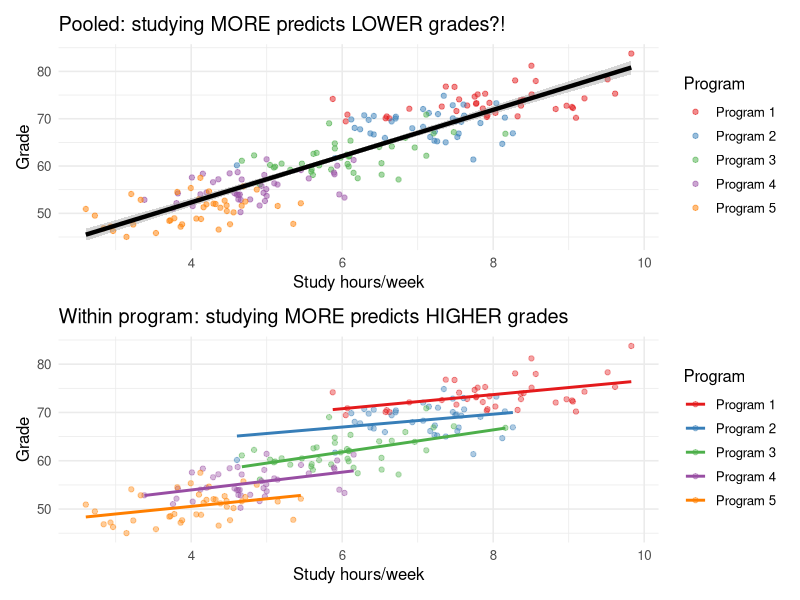
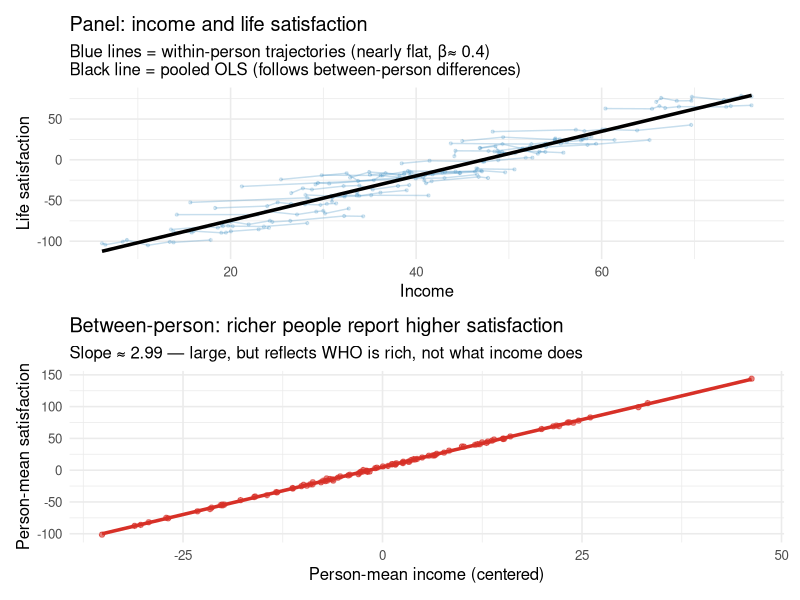
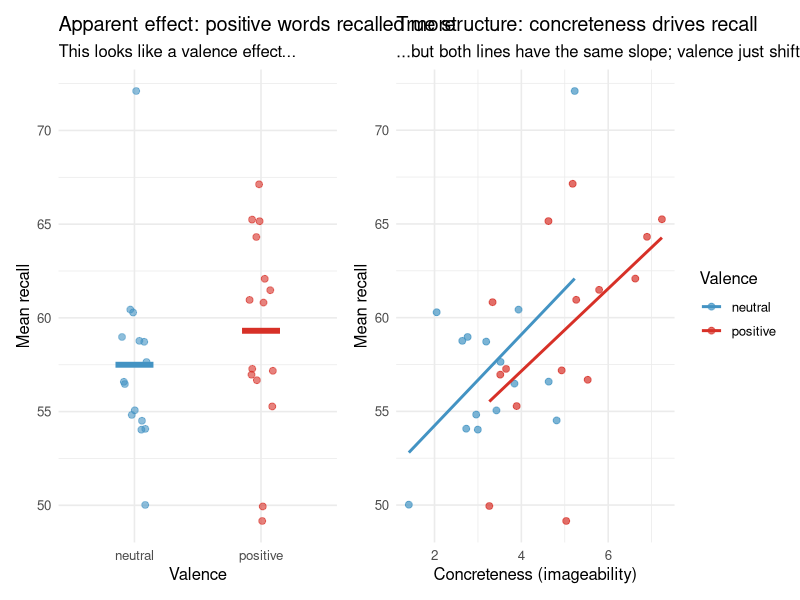
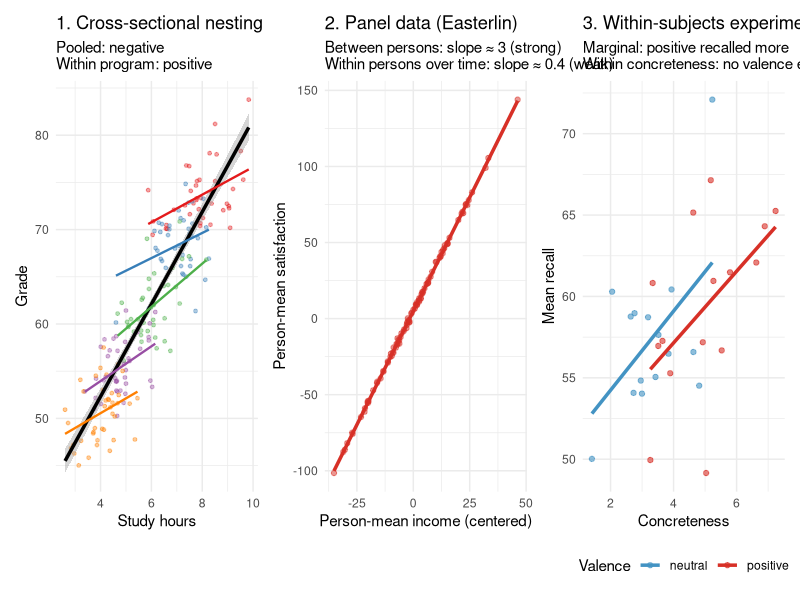

Reproduce these figures in R, in order.
## ---- chunk 1
library(tidyverse)
library(lme4)
library(ggplot2)
library(patchwork)
set.seed(42)
## ---- chunk 2
n_students  <- 200
n_programs  <- 5

program_difficulty <- c(2, 4, 6, 8, 10)   # harder programs lower average grades
program_study_avg  <- c(8, 7, 6, 5, 4)    # harder programs, students study more

students <- tibble(
  student  = 1:n_students,
  program  = rep(1:n_programs, each = n_students / n_programs),
  study    = program_study_avg[program] + rnorm(n_students, 0, 0.8),
  grade    = 80 - 3 * program_difficulty[program] +
             2 * (study - program_study_avg[program]) +
             rnorm(n_students, 0, 3),
  program_label = factor(program, labels = paste("Program", 1:n_programs))
)
## ---- chunk 3
p_pooled <- ggplot(students, aes(x = study, y = grade)) +
  geom_point(aes(color = program_label), alpha = 0.5) +
  geom_smooth(method = "lm", color = "black", linewidth = 1.5) +
  scale_color_brewer(palette = "Set1") +
  labs(title = "Pooled: studying MORE predicts LOWER grades?!",
       x = "Study hours/week", y = "Grade", color = "Program") +
  theme_minimal(base_size = 12)

p_within <- ggplot(students, aes(x = study, y = grade, color = program_label)) +
  geom_point(alpha = 0.4) +
  geom_smooth(method = "lm", se = FALSE, linewidth = 1) +
  scale_color_brewer(palette = "Set1") +
  labs(title = "Within program: studying MORE predicts HIGHER grades",
       x = "Study hours/week", y = "Grade", color = "Program") +
  theme_minimal(base_size = 12)

p_pooled / p_within
## ---- chunk 4
m_pooled <- lm(grade ~ study, data = students)
m_mixed  <- lmer(grade ~ study + (1 | program_label), data = students)

tibble(
  Model         = c("Pooled OLS", "Mixed model (within-program)"),
  Study_coeff   = c(coef(m_pooled)["study"],
                    fixef(m_mixed)["study"]),
  Direction     = c("Negative (wrong)", "Positive (correct)")
) |>
  knitr::kable(digits = 3,
               caption = "Study hours coefficient: pooled vs. within-program")
## ---- chunk 5
n_people <- 100
n_waves  <- 8

person_income_mean <- rnorm(n_people, 50, 15)  # stable between-person income level

df_panel_sp <- expand_grid(person = 1:n_people, wave = 1:n_waves) |>
  mutate(
    person_mean  = person_income_mean[person],
    income       = person_mean + rnorm(n(), 0, 5),       # small within-person variation
    income_gmc   = income - mean(income),                # grand-mean centered
    income_cmc   = income - person_mean,                 # within-person centered
    income_mean  = person_mean - mean(person_income_mean), # person mean centered on grand mean
    # True DGP: large between-person effect, small within-person effect
    satisfaction = 5 + 3.0 * income_mean + 0.4 * income_cmc + rnorm(n(), 0, 2),
    person       = factor(person)
  )
## ---- chunk 6
# 1. Pooled OLS: conflates between and within
m_pooled <- lm(satisfaction ~ income_gmc, data = df_panel_sp)

# 2. Between-person: regress person means on person mean income
person_means <- df_panel_sp |>
  group_by(person) |>
  summarise(
    across(c(satisfaction, income_mean), mean),
    .groups = "drop"
  )

m_between <- lm(satisfaction ~ income_mean, data = person_means)

# 3. Within-person (CMC mixed model)
m_within  <- lmer(satisfaction ~ income_cmc + (1 | person), data = df_panel_sp)

# Summary table
tibble(
  Model          = c("Pooled OLS", "Between-person", "Within-person (CMC)"),
  Income_slope   = c(coef(m_pooled)["income_gmc"],
                     coef(m_between)["income_mean"],
                     fixef(m_within)["income_cmc"]),
  Interpretation = c("Blend of between and within (misleading)",
                     "Richer people are happier (selection effect)",
                     "Earning more than usual barely helps (causal estimate)")
) |>
  knitr::kable(digits = 3,
               caption = "Income–satisfaction slope: pooled vs. decomposed")
## ---- chunk 7
# Sample 25 people for visual clarity
sampled_people <- sample(levels(df_panel_sp$person), 25)

p_spaghetti <- df_panel_sp |>
  filter(person %in% sampled_people) |>
  ggplot(aes(x = income, y = satisfaction, group = person)) +
  geom_line(alpha = 0.3, color = "#4393c3") +
  geom_point(alpha = 0.2, color = "#4393c3", size = 0.8) +
  geom_smooth(data = df_panel_sp |> filter(person %in% sampled_people),
              aes(group = NULL), method = "lm",
              color = "black", linewidth = 1.2, se = FALSE) +
  labs(title = "Panel: income and life satisfaction",
       subtitle = "Blue lines = within-person trajectories (nearly flat, \u03b2\u2248 0.4)\nBlack line = pooled OLS (follows between-person differences)",
       x = "Income", y = "Life satisfaction") +
  theme_minimal(base_size = 12)

p_between_scatter <- person_means |>
  ggplot(aes(x = income_mean, y = satisfaction)) +
  geom_point(alpha = 0.6, color = "#d73027") +
  geom_smooth(method = "lm", color = "#d73027", linewidth = 1.2) +
  labs(title = "Between-person: richer people report higher satisfaction",
       subtitle = paste0("Slope \u2248 ", round(coef(m_between)["income_mean"], 2),
                         " — large, but reflects WHO is rich, not what income does"),
       x = "Person-mean income (centered)", y = "Person-mean satisfaction") +
  theme_minimal(base_size = 12)

p_spaghetti / p_between_scatter
## ---- chunk 8
n_par  <- 50
n_stim <- 30

par_effects  <- rnorm(n_par,  0, 5)
stim_effects <- rnorm(n_stim, 0, 4)
valence      <- rep(c(0, 1), times = n_stim / 2)   # 0 = neutral, 1 = positive
concreteness <- 3 + 2 * valence + rnorm(n_stim, 0, 1)  # confound: positive = more concrete

df_exp_sp <- expand_grid(participant = 1:n_par, stimulus = 1:n_stim) |>
  mutate(
    par_eff  = par_effects[participant],
    stim_eff = stim_effects[stimulus],
    val_s    = valence[stimulus],
    conc_s   = concreteness[stimulus],
    # True DGP: concreteness matters; valence has NO direct effect
    recall   = 50 + par_eff + stim_eff + 2 * conc_s + rnorm(n(), 0, 3),
    participant = factor(participant),
    stimulus    = factor(stimulus)
  )
## ---- chunk 9
# Wrong model: ignores stimulus-level confound and stimulus random effects
m_wrong   <- lmer(recall ~ val_s + (1 | participant),
                  data = df_exp_sp)

# Correct model: controls for concreteness + crossed stimulus RE
m_correct <- lmer(recall ~ val_s + conc_s + (1 | participant) + (1 | stimulus),
                  data = df_exp_sp)

# Compare valence coefficients
tidy_wrong   <- broom.mixed::tidy(m_wrong,   effects = "fixed")
tidy_correct <- broom.mixed::tidy(m_correct, effects = "fixed")

bind_rows(
  tidy_wrong   |> filter(term == "val_s") |>
    mutate(model = "Wrong (no concreteness, no stimulus RE)"),
  tidy_correct |> filter(term == "val_s") |>
    mutate(model = "Correct (concreteness + stimulus RE)")
) |>
  select(model, estimate, std.error, statistic) |>
  knitr::kable(digits = 3,
               caption = "Valence coefficient: false positive vs. null result (statistic = t-value)")
## ---- chunk 10
stimulus_summary <- df_exp_sp |>
  mutate(valence_label = ifelse(val_s == 1, "positive", "neutral")) |>
  group_by(stimulus, valence_label, conc_s) |>
  summarise(mean_recall = mean(recall), .groups = "drop")

p_valence_raw <- ggplot(stimulus_summary,
                        aes(x = valence_label, y = mean_recall,
                            color = valence_label)) +
  geom_jitter(width = 0.1, alpha = 0.6, size = 2) +
  stat_summary(fun = mean, geom = "crossbar", width = 0.3, linewidth = 0.8) +
  scale_color_manual(values = c("positive" = "#d73027", "neutral" = "#4393c3")) +
  labs(title = "Apparent effect: positive words recalled more",
       subtitle = "This looks like a valence effect...",
       x = "Valence", y = "Mean recall", color = NULL) +
  theme_minimal(base_size = 12) +
  theme(legend.position = "none")

p_concreteness <- ggplot(stimulus_summary,
                         aes(x = conc_s, y = mean_recall,
                             color = valence_label)) +
  geom_point(alpha = 0.7, size = 2) +
  geom_smooth(method = "lm", se = FALSE, linewidth = 1) +
  scale_color_manual(values = c("positive" = "#d73027", "neutral" = "#4393c3")) +
  labs(title = "True structure: concreteness drives recall",
       subtitle = "...but both lines have the same slope; valence just shifts concreteness",
       x = "Concreteness (imageability)", y = "Mean recall",
       color = "Valence") +
  theme_minimal(base_size = 12)

p_valence_raw | p_concreteness
## ---- chunk 11
# Panel 1: Cross-sectional Simpson
p1 <- ggplot(students, aes(x = study, y = grade)) +
  geom_point(aes(color = program_label), alpha = 0.4, size = 1) +
  geom_smooth(method = "lm", color = "black", linewidth = 1.2) +
  geom_smooth(aes(color = program_label), method = "lm",
              se = FALSE, linewidth = 0.8) +
  scale_color_brewer(palette = "Set1") +
  labs(title = "1. Cross-sectional nesting",
       subtitle = "Pooled: negative\nWithin program: positive",
       x = "Study hours", y = "Grade", color = NULL) +
  theme_minimal(base_size = 11) +
  theme(legend.position = "none")

# Panel 2: Panel data Simpson (person-level means vs within-person)
p2 <- ggplot(person_means, aes(x = income_mean, y = satisfaction)) +
  geom_point(alpha = 0.5, color = "#d73027", size = 1.5) +
  geom_smooth(method = "lm", color = "#d73027", linewidth = 1.2) +
  labs(title = "2. Panel data (Easterlin)",
       subtitle = paste0("Between persons: slope \u2248 ",
                         round(coef(m_between)["income_mean"], 1),
                         " (strong)\nWithin persons over time: slope \u2248 0.4 (weak)"),
       x = "Person-mean income (centered)", y = "Person-mean satisfaction") +
  theme_minimal(base_size = 11)

# Panel 3: Experiment Simpson
p3 <- ggplot(stimulus_summary,
             aes(x = conc_s, y = mean_recall, color = valence_label)) +
  geom_point(alpha = 0.6, size = 1.5) +
  geom_smooth(method = "lm", se = FALSE, linewidth = 1.2) +
  scale_color_manual(values = c("positive" = "#d73027", "neutral" = "#4393c3")) +
  labs(title = "3. Within-subjects experiment",
       subtitle = "Marginal: positive recalled more\nWithin concreteness: no valence effect",
       x = "Concreteness", y = "Mean recall", color = "Valence") +
  theme_minimal(base_size = 11) +
  theme(legend.position = "bottom")

p1 | p2 | p3
